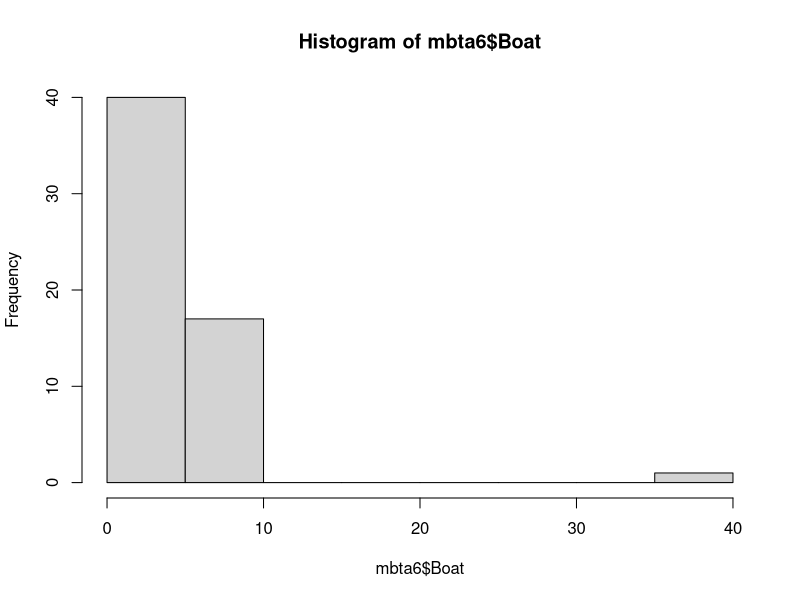
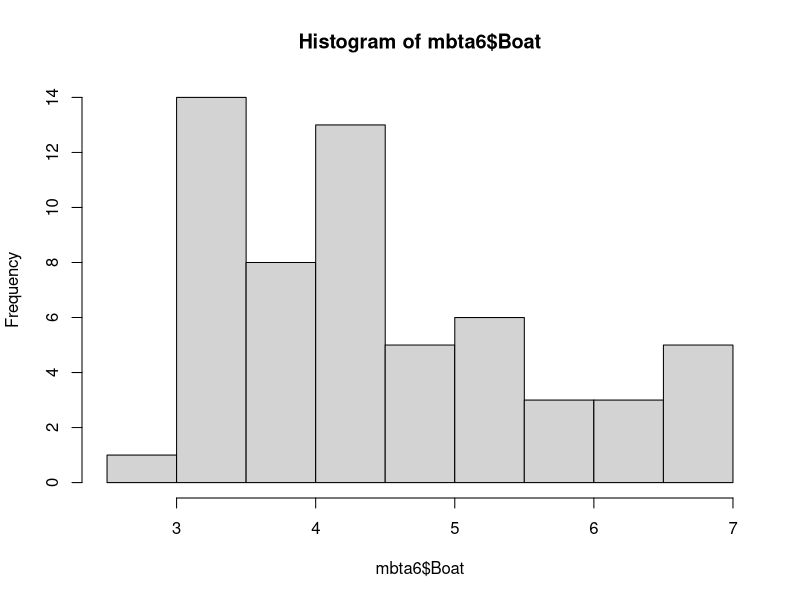

These figures' R source, in order: (Note: this script raises an error after producing the figures.)
sales <- read.csv("DataSets/sales.csv", stringsAsFactors = FALSE)

# View dimensions of sales
dim(sales)

# Inspect first 6 rows of sales
head(sales)

# View column names of sales
names(sales)


# Look at structure of sales
str(sales)

# View a summary of sales
summary(sales)

# Load dplyr
library(dplyr)

# Get a glimpse of sales
glimpse(sales)



# Remove the first column of sales: sales2
sales2 <- sales[,-1]

# Define a vector of column indices: keep
keep <- 5:(ncol(sales2) - 15)

# Subset sales2 using keep: sales3
sales3 <- sales2[,keep]


# Load tidyr
library(tidyr)

# Split event_date_time: sales4
sales4 <- separate(sales3, event_date_time,
                   c("event_dt", "event_time"), sep = " ")

# Split sales_ord_create_dttm: sales5

sales5 <- separate(sales4, sales_ord_create_dttm,
                   c("ord_create_dt", "ord_create_time"), sep = " ")


# Define an issues vector
issues <- c( 2516, 3863, 4082, 4183)

# Print values of sales_ord_create_dttm at these indices
sales3[issues, ]$sales_ord_create_dttm

# Print a well-behaved value of sales_ord_create_dttm
sales3[2517, ]$sales_ord_create_dttm



# Load stringr
library(stringr)

# Find columns of sales5 containing "dt": date_cols
date_cols <- str_detect(names(sales5), "dt")

# Load lubridate
install.packages("lubridate")
require(lubridate)

# Coerce date columns into Date objects
sales5[, date_cols] <- lapply(sales5[, date_cols], ymd)

# Find date columns (don't change)
date_cols <- str_detect(names(sales5), "dt")

# Create logical vectors indicating missing values (don't change)
missing <- lapply(sales5[, date_cols], is.na)

# Create a numerical vector that counts missing values: num_missing
num_missing <- sapply(missing, sum)

# Print num_missing
num_missing


# Combine the venue_city and venue_state columns
sales6 <- unite(sales5, venue_city_state, 
                venue_city, venue_state, sep = ", ")

# View the head of sales6
head(sales6)


#Part 2
# Load readxl
library(readxl)

# Import mbta.xlsx and skip first row: mbta
mbta <- read_excel("DataSets/mbta.xlsx", skip=1)

# View the structure of mbta
str(mbta)

# View the first 6 rows of mbta
head(mbta)

# View a summary of mbta
summary(mbta)

# Remove rows 1, 7, and 11 of mbta: mbta2
mbta2 <- mbta[-c(1,7,11),]

# Remove the first column of mbta2: mbta3
mbta3 <- mbta2[,-1]

# Load tidyr
library(tidyr)
install.packages("stringi")

# Gather columns of mbta3: mbta4
mbta4 <- gather(mbta3, month, thou_riders, -mode)

# View the head of mbta4
head(mbta4)

# Coerce thou_riders to numeric
mbta4$thou_riders <- as.numeric(mbta4$thou_riders)

# Spread the contents of mbta4: mbta5
mbta5 <- spread(mbta4, mode, thou_riders)

# View the head of mbta5
head(mbta5)


# Split month column into month and year: mbta6
mbta6 <- separate(mbta5, month, c("year", "month"), sep="-")

# View the head of mbta6
head(mbta6)

# View a summary of mbta6
summary(mbta6)

# Generate a histogram of Boat column
hist(mbta6$Boat)

# Find the row number of the incorrect value: i
i <- which(mbta6$Boat == 40)

# Replace the incorrect value with 4
mbta6[i,]$Boat <- 4

# Generate a histogram of Boat column
hist(mbta6$Boat)

# Look at Boat and Trackless Trolley ridership over time (don't change)
ggplot(mbta_boat, aes(x = month, y = thou_riders, col = mode)) +  geom_point() + 
  scale_x_discrete(name = "Month", breaks = c(200701, 200801, 200901, 201001, 201101)) + 
  scale_y_continuous(name = "Avg Weekday Ridership (thousands)")

# Look at all T ridership over time (don't change)
ggplot(mbta_all, aes(x = month, y = thou_riders, col = mode)) + geom_point() + 
  scale_x_discrete(name = "Month", breaks = c(200701, 200801, 200901, 201001, 201101)) +  
  scale_y_continuous(name = "Avg Weekday Ridership (thousands)")



#PARTE 3
# Load data.table
library(data.table)

# Import food.csv as a data frame: df_food
food <- fread("DataSets/food.csv", data.table = FALSE)


# View summary of food
summary(food)

# View head of food
head(food)

# View structure of food
str(food)

# Load dplyr
library(dplyr)

# View a glimpse of food
glimpse(food)

# View column names of food
names(food)

# Define vector of duplicate cols (don't change)
duplicates <- c(4, 6, 11, 13, 15, 17, 18, 20, 22, 
                24, 25, 28, 32, 34, 36, 38, 40, 
                44, 46, 48, 51, 54, 65, 158)

# Remove duplicates from food: food2
food2 <- food[, -duplicates]

# Define useless vector (don't change)
useless <- c(1, 2, 3, 32:41)

# Remove useless columns from food2: food3
food3 <- food2[, -useless]

library(stringr)
# Create vector of column indices: nutrition
nutrition <- str_detect(names(food3), "100g")

# View a summary of nutrition columns
summary(food3[, nutrition])


# Find indices of sugar NA values: missing
missing <- is.na(food3$sugars_100g)

# Replace NA values with 0
food3[missing,]$sugars_100g <- 0

# Create first histogram
hist(food3$sugars_100g, breaks = 100)

# Create food4
food4 <- food3[food3$sugars_100g > 0, ]

# Create second histogram
hist(food4$sugars_100g, breaks = 100)